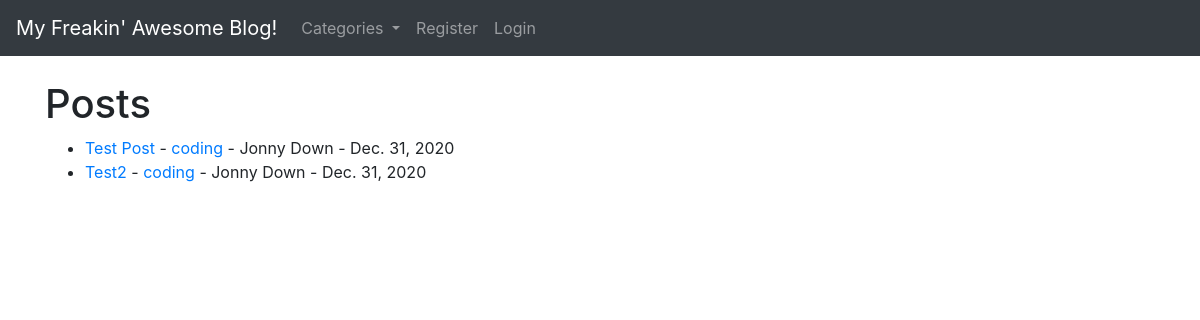
The page / on the database its author committed.
### plogyn/models.py (models this page shows, shortened)
class Post(models.Model):
	title = models.CharField(max_length=255)
	header_image = models.ImageField(null=True, blank=True, upload_to="images/")
	title_tag = models.CharField(max_length=255)
	author = models.ForeignKey(User, on_delete=models.CASCADE)
	body = RichTextField(blank=True, null=True)
	post_date = models.DateField(auto_now_add=True)
	category = models.CharField(max_length=255, default='coding')
	snippet = models.CharField(max_length=255)
	likes = models.ManyToManyField(User, related_name='blog_posts')

### plogyn/views.py (the view)
# urls.py: path('', HomeView.as_view(), name="home"),
class HomeView(ListView):
	model = Post
	template_name = 'home.html'
	cats = Category.objects.all()
	ordering = ['-post_date']
	def get_context_data(self, *args, **kwargs):
		cat_menu = Category.objects.all()
		context = super(HomeView, self).get_context_data(*args, **kwargs)
		context["cat_menu"] = cat_menu
		return context

### plogyn/models.py (called while the page is built)
	def __str__(self):
		return self.name

### plogyn/templates/home.html (shortened to what this page needs)
{% extends 'base.html' %}
{% block content %}
<h1>Posts</h1>
<ul>
{% for post in object_list %}
	<li><a href="{% url 'article-detail' post.pk %}">{{ post.title }}</a>
		- <a href="{% url 'category' post.category|slugify %}">{{ post.category }}</a>
		- {{ post.author.first_name }} {{ post.author.last_name }} -
		{{ post.post_date }}  <br/>
	{{ post.snippet }}</li>
{% endfor %}
</ul>
{% endblock %}

### plogyn/templates/base.html (shortened to what this page needs)
{% load static %}
<!doctype html>
<html lang="en">
  <head>
    <link rel="stylesheet" href="https://stackpath.bootstrapcdn.com/bootstrap/4.4.1/css/bootstrap.min.css">
  </head>
  <body>
    <nav class="navbar navbar-expand-lg navbar-dark bg-dark">
  <a class="navbar-brand" href="{% url 'home' %}">My Freakin' Awesome Blog!</a>
  <div class="collapse navbar-collapse" id="navbarSupportedContent">
    <ul class="navbar-nav mr-auto">
      {% if cat_menu %}
      <li class="nav-item dropdown">
        <a class="nav-link dropdown-toggle" href="#" id="navbarDropdown" role="button" data-toggle="dropdown" aria-haspopup="true" aria-expanded="false">
          Categories
        </a>
      </li>
      {% else %}
        <li class="nav-item">
            <a class="nav-link" href="{% url 'category-list' %}">Categories</a>
        </li>
      {% endif %}
      {% if user.is_authenticated %}
        <li class="nav-item">
          <a class="nav-link" href="{% url 'add_post' %}">Add Post</a>
        </li>
        <li class="nav-item">
          <a class="nav-link" href="{% url 'add_category' %}">Add Category</a>
        </li>
      {% else %}
        <li class="nav-item">
          <a class="nav-link" href="{% url 'register' %}">Register</a>
        </li>
        <li class="nav-item">
          <a class="nav-link" href="{% url 'login' %}">Login</a>
        </li>
      {% endif %}
    </ul>
  </div>
</nav>
    <br/>
    <div class="container">
      {% block content %}
      {% endblock %}
    </div>
  </body>
</html>

### rows shown on the page
Post: title "Test Post", category "coding", author.first_name "Jonny", author.last_name "Down", post_date "Dec. 31, 2020"
Post: title "Test2", category "coding", author.first_name "Jonny", author.last_name "Down", post_date "Dec. 31, 2020"
